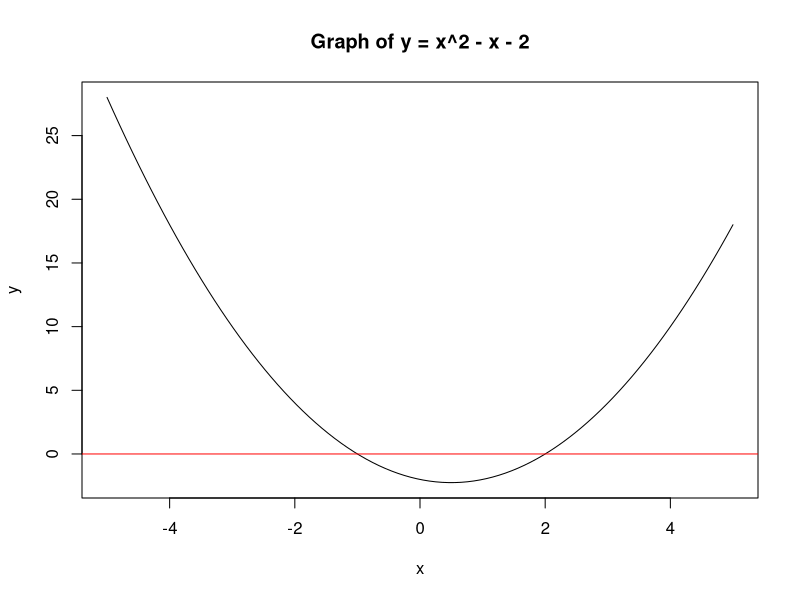

R code for this plot:
## ---- chunk 1
# Define coefficients of the quadratic equation
a <- 1
b <- -1
c <- -2

# Calculate the discriminant
discriminant <- b^2 - 4 * a * c

# Solve the equation based on the discriminant
if (discriminant < 0) {
    solutions <- "no real solutions" # If discriminant < 0, no real solutions
} else {
    solutions <- c(
        (-b + sqrt(discriminant)) / (2 * a), # First solution
        (-b - sqrt(discriminant)) / (2 * a)  # Second solution
    )
}

# Print the solutions
print(solutions)
## ---- chunk 2
# Generate a sequence of x values
x <- seq(-5, 5, length = 100)

# Define the function y = x^2 - x - 2
y <- x^2 - x - 2

# Plot the function
plot(x, y, type = "l", main = "Graph of y = x^2 - x - 2", xlab = "x", ylab = "y")

# Add the x-axis (y = 0)
abline(h = 0, col = "red")
